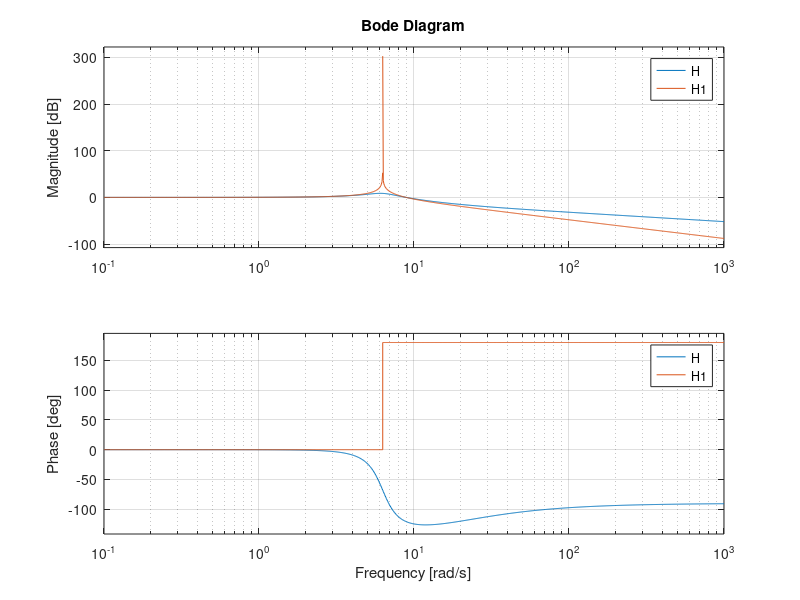
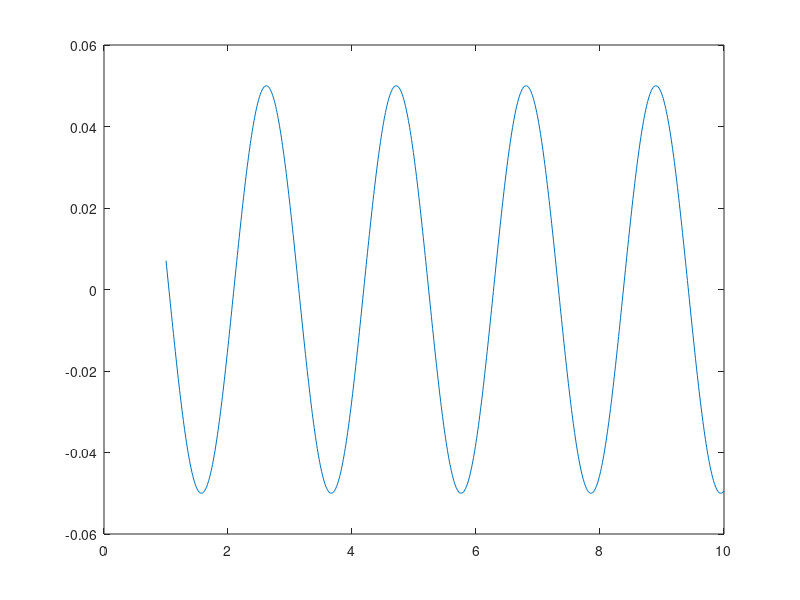
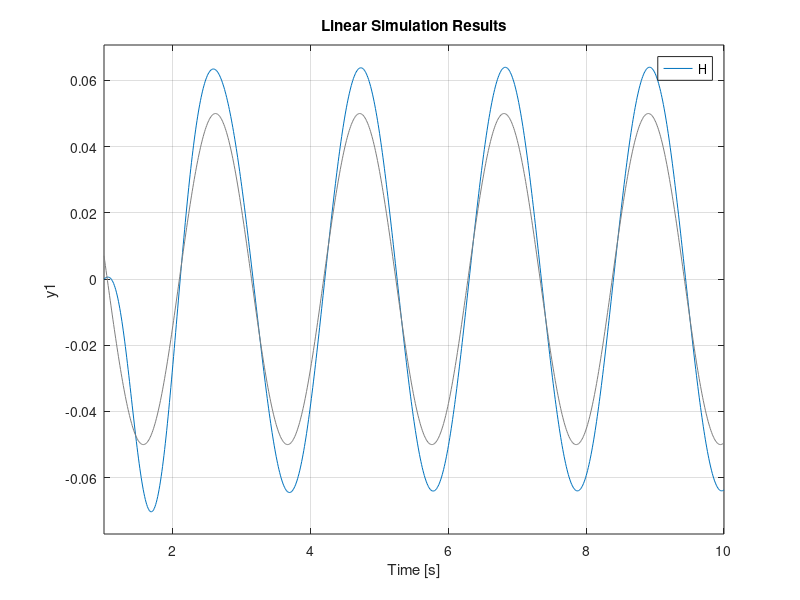
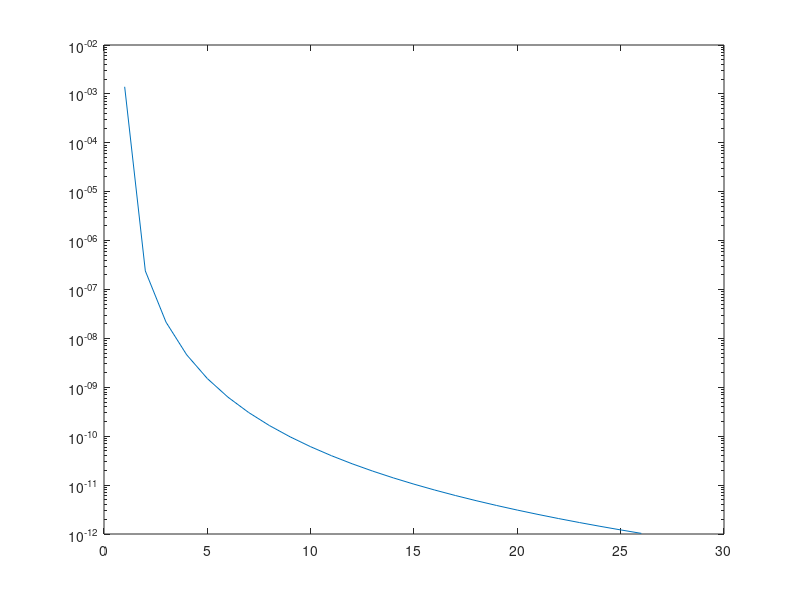

Write the MATLAB code that produced these figures, in order.
%%TASK 1.1
m_p = 0.16; %kg
c_p = 0.4; %Ns/m
k_p = 6.32; %N/m
c_p1 = 0;

w_n = sqrt(k_p/m_p);
zeta= c_p/2*sqrt(k_p*m_p);
zeta1 = c_p1/2*sqrt(k_p*m_p);
%%TASK 1.3
H = tf([0,2*zeta*w_n,w_n^2],[1,2*zeta*w_n,w_n^2]);
H1 = tf([0,2*zeta1*w_n,w_n^2],[1,2*zeta1*w_n,w_n^2]);
% fr= 0:0.01:100;
% [mag,phase,wout] = bode(H1,fr);
bode(H,H1);


%% task 1.3

t = 1:0.01:10;
excitation_sin = 0.05*sin(3*t);

figure()
plot(t,excitation_sin)

figure()
lsim(H,excitation_sin,t) % sine excitation

figure()
impulse(H*0.05,1) % impulse excitation

w = 0:25;
PSD = (4.028e-7)./((2.88e-4)+(0.68*w.^2)+w.^4);
semilogy(PSD)

%[timeseries, time] = TimeseriesFromPSD(PSD, 10, 10);
%plot(time,timeseries)

% figure()
%lsim(H,PSD,..)

clear zeta

c_p = 5;
zeta= c_p/2*sqrt(k_p*m_p);
